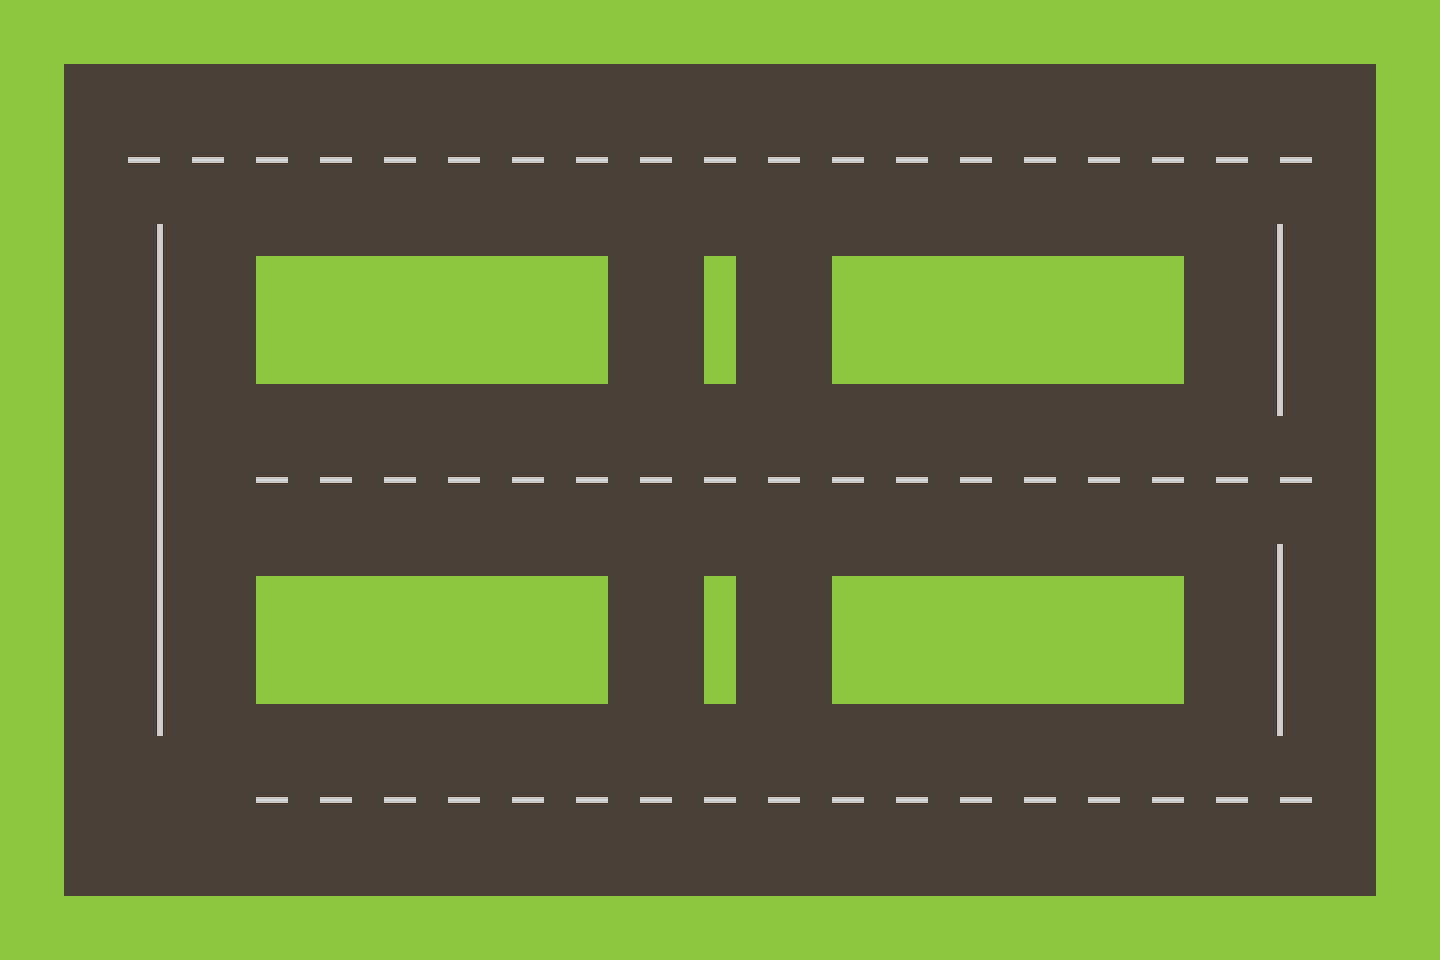

A level layout from a 2D game, rendered from its tile map. Below: a short description, then the map file with tile-grid data replaced by summaries:
An orthogonal 45x30 tile map with 32x32 px tiles, 1 tile layer (bg) and 1 object (startPoint).

<map version="1.0" orientation="orthogonal" width="45" height="30" tilewidth="32" tileheight="32">
 <tileset firstgid="1" name="mapTexture" tilewidth="32" tileheight="32">
  <image source="mapTexture.png" />
 </tileset>
 <layer name="bg" width="45" height="30">
  <data>[1350 cells, 1350 non-empty, 17 distinct tile ids]</data>
 </layer>
 <objectgroup name="obj" width="45" height="30">
  <object name="startPoint" x="273" y="835" width="41" height="24" />
 </objectgroup>
</map>
